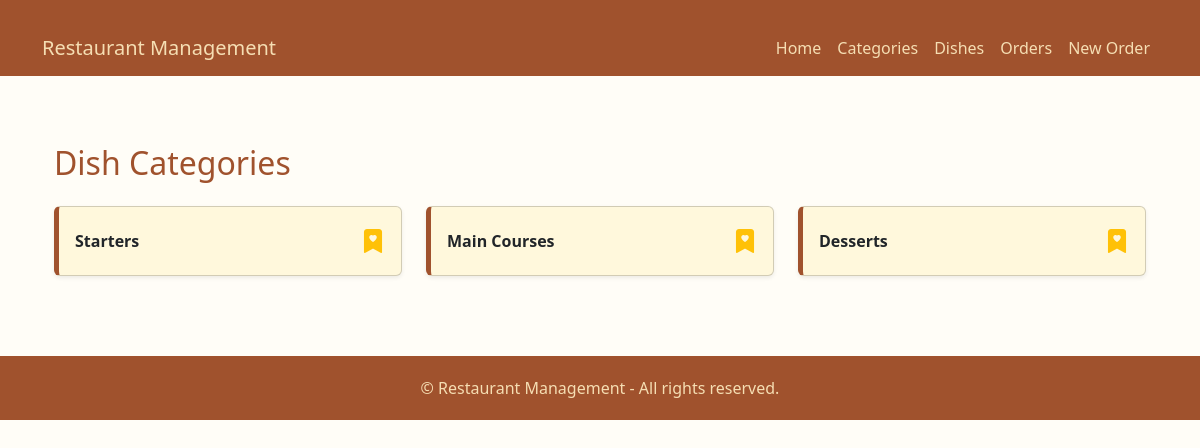
Page /categories/ on the earlier database version.
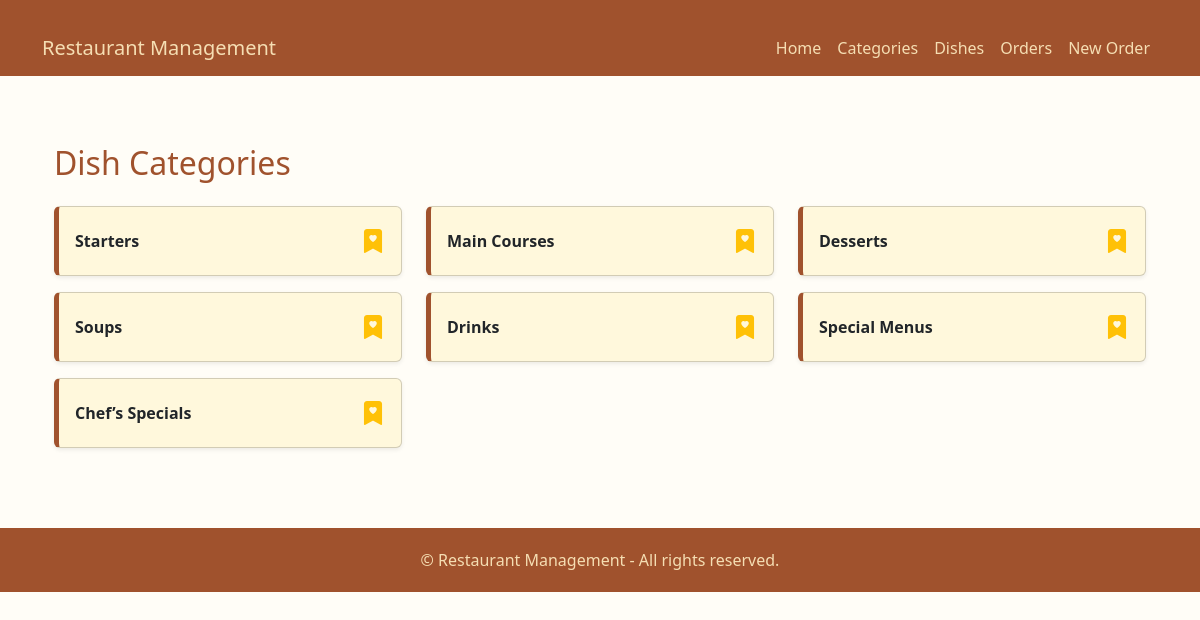
Same page on the later database version.
### menu/models.py (models this page shows, shortened)
class Category(models.Model):
    name = models.CharField(max_length=100)

### menu/views.py (the view)
# urls.py: path('categories/', views.CategoryListView.as_view(), name='category_list'),
class CategoryListView(ListView):
    model = Category
    template_name = 'menu/category_list.html'
    context_object_name = 'categories'

### menu/templates/menu/category_list.html
{% extends 'menu/base.html' %}
{% block content %}
<div class="container mt-4">
    <h2 class="mb-4" style="color: #A0522D;">Dish Categories</h2>
    <div class="row">
        {% for category in categories %}
        <div class="col-md-4 mb-3">
            <div class="card shadow-sm" style="background-color: #FFF8DC; border-left: 5px solid #A0522D;">
                <div class="card-body d-flex justify-content-between align-items-center">
                    <span class="fw-bold text-dark">{{ category.name }}</span>
                    <i class="bi bi-bookmark-heart-fill text-warning fs-4"></i>
                </div>
            </div>
        </div>
        {% endfor %}
    </div>
</div>
{% endblock %}

Differences in the rows shown:
added Category: name "Soups"
added Category: name "Drinks"
added Category: name "Special Menus"
added Category: name "Chef’s Specials"
